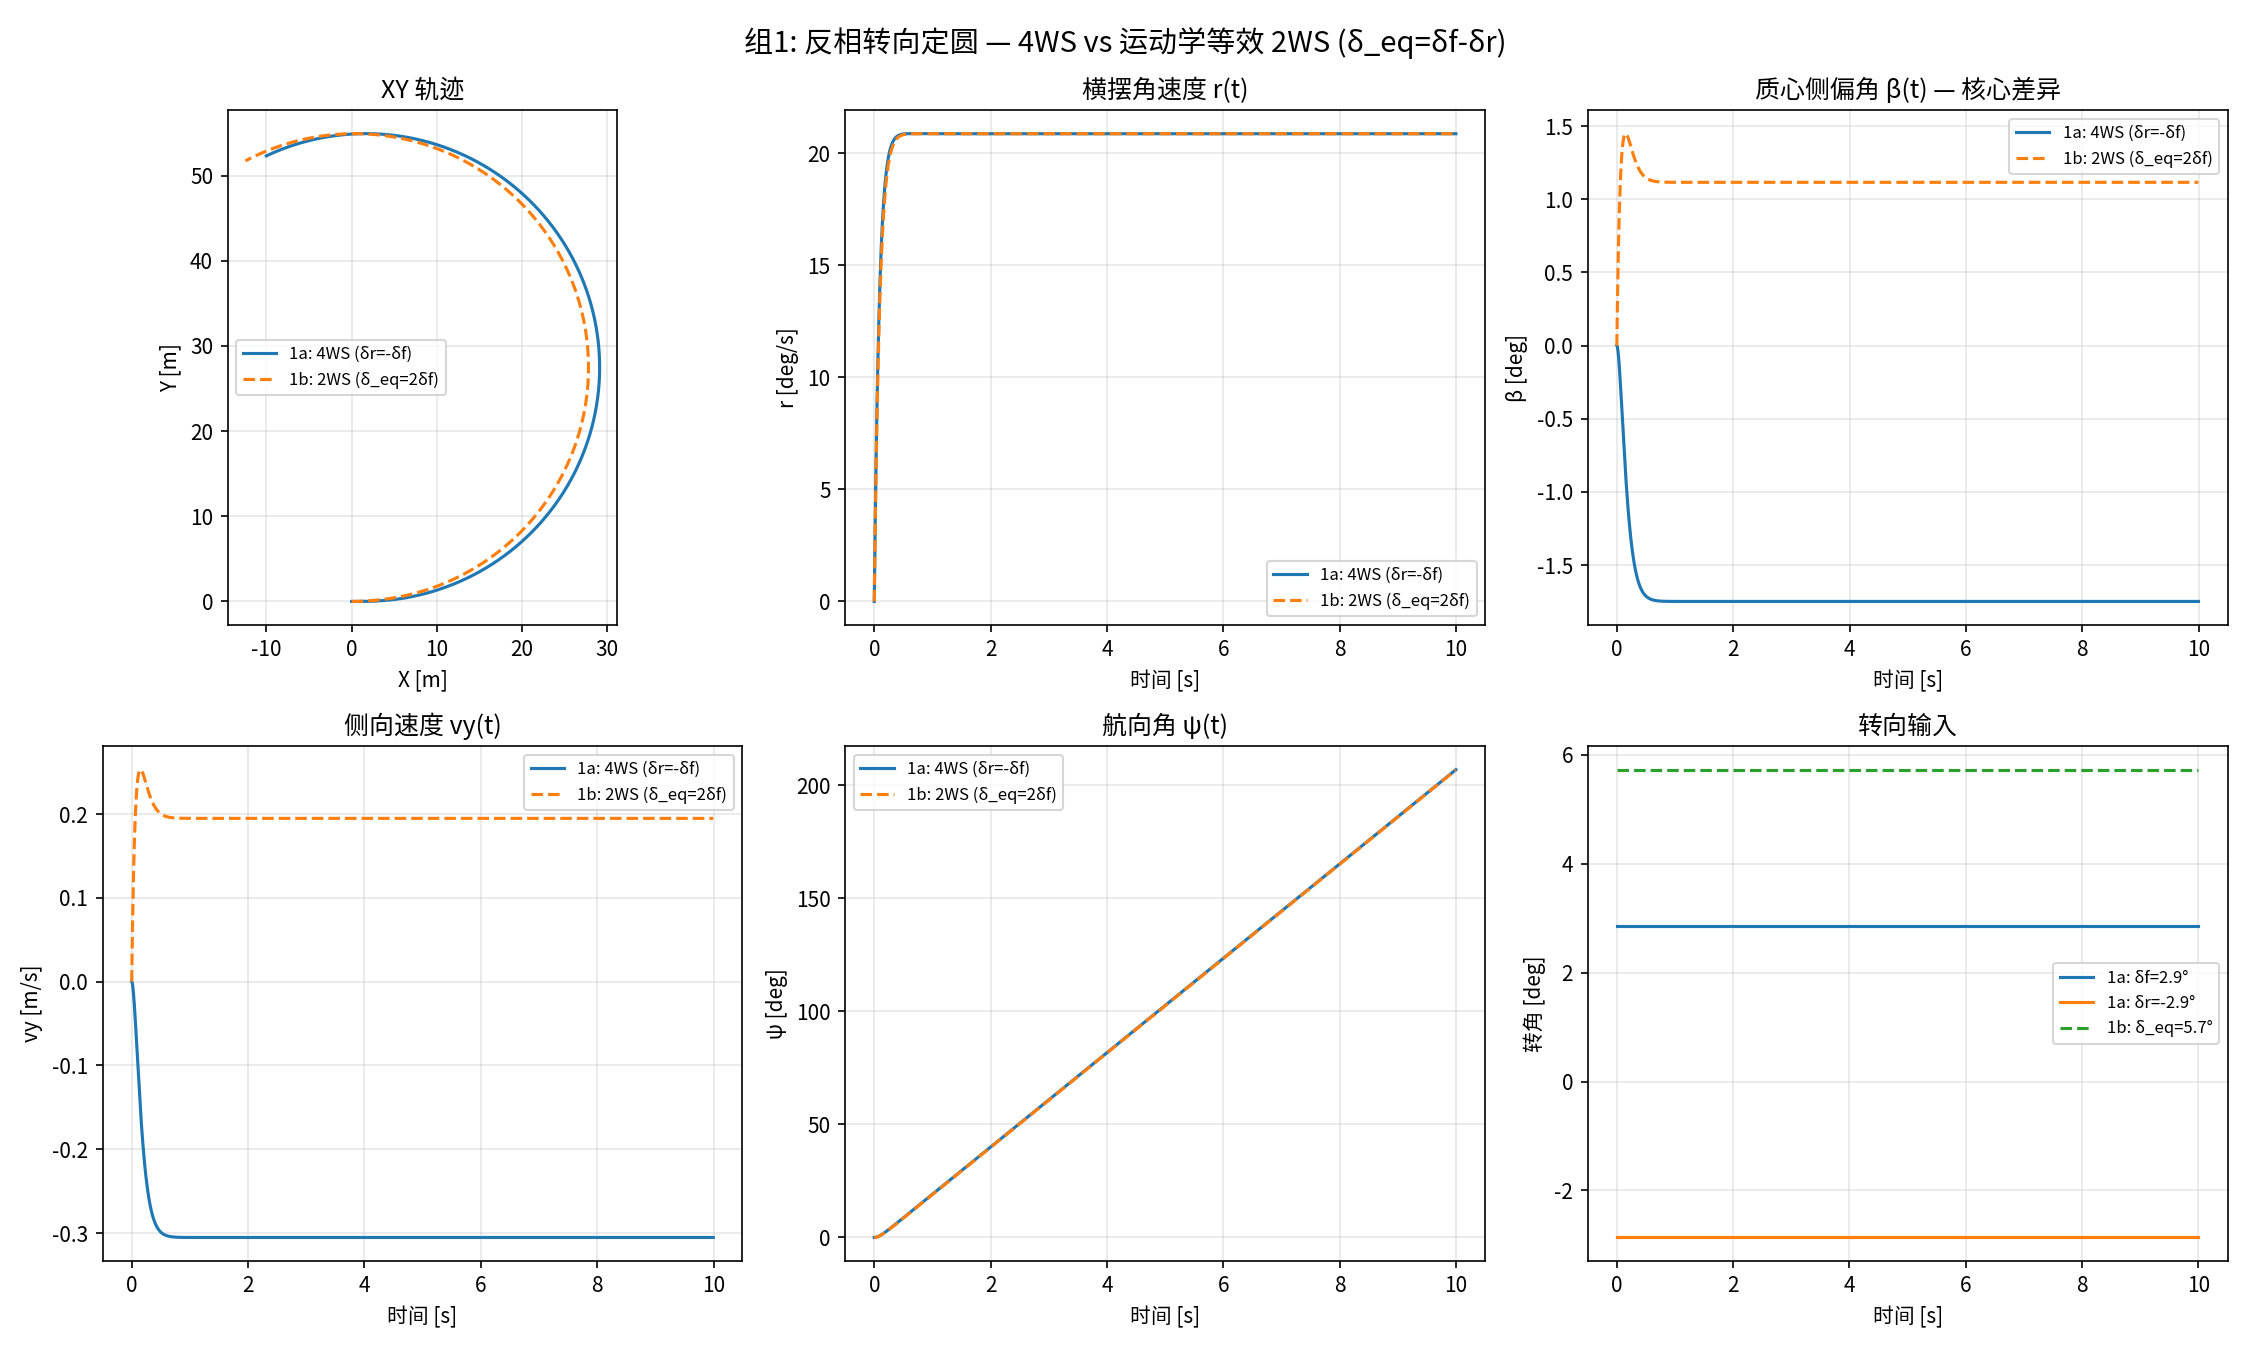

Write the Python code that produced this figure.
"""
组1对比：反相转向（counter-steering）匀速定圆 — 运动学等效

1a: 4WS 后轮转向 δr = -δf
1b: 运动学等效前轮转角 δ_eq = δf - δr = 2δf, δr = 0
"""

import numpy as np
import matplotlib.pyplot as plt
from bicycle_model import (
    VehicleParams, simulate, kinematic_equivalent, const_steer,
)

plt.rcParams["font.family"] = ["Noto Sans CJK JP", "sans-serif"]
plt.rcParams["axes.unicode_minus"] = False

params = VehicleParams()
vx = 10.0
delta_f = 0.05
delta_r = -delta_f
delta_eq = kinematic_equivalent(delta_f, delta_r)
t_span = (0.0, 10.0)

# 1a: 4WS counter-steering
t_a, vy_a, r_a, psi_a, X_a, Y_a, beta_a = simulate(
    vx, const_steer(delta_f), const_steer(delta_r), params, t_span
)

# 1b: 2WS equivalent
t_b, vy_b, r_b, psi_b, X_b, Y_b, beta_b = simulate(
    vx, const_steer(delta_eq), const_steer(0.0), params, t_span
)

# Print steady-state comparison
print("=== 稳态比较 (取最后 1s 平均) ===")
n_tail = int(1.0 / 0.005)
for label, arr_a, arr_b, unit in [
    ("r", r_a, r_b, "rad/s"),
    ("β", beta_a, beta_b, "rad"),
    ("vy", vy_a, vy_b, "m/s"),
]:
    ss_a = np.mean(arr_a[-n_tail:])
    ss_b = np.mean(arr_b[-n_tail:])
    print(f"  {label:3s}: 4WS={ss_a:+.6f} {unit},  2WS={ss_b:+.6f} {unit},  Δ={ss_a-ss_b:+.6f}")

print(f"\n  理论 β 差异 ≈ δr = {delta_r:.4f} rad")
print(f"  实际 β 差异   = {np.mean(beta_a[-n_tail:]) - np.mean(beta_b[-n_tail:]):.6f} rad")

# Plot
fig, axes = plt.subplots(2, 3, figsize=(15, 9))
fig.suptitle("组1: 反相转向定圆 — 4WS vs 运动学等效 2WS (δ_eq=δf-δr)", fontsize=14)

label_4ws = "1a: 4WS (δr=-δf)"
label_2ws = "1b: 2WS (δ_eq=2δf)"

ax = axes[0, 0]
ax.plot(X_a, Y_a, label=label_4ws)
ax.plot(X_b, Y_b, "--", label=label_2ws)
ax.set_xlabel("X [m]")
ax.set_ylabel("Y [m]")
ax.set_title("XY 轨迹")
ax.set_aspect("equal")
ax.legend(fontsize=8)
ax.grid(True, alpha=0.3)

ax = axes[0, 1]
ax.plot(t_a, np.degrees(r_a), label=label_4ws)
ax.plot(t_b, np.degrees(r_b), "--", label=label_2ws)
ax.set_xlabel("时间 [s]")
ax.set_ylabel("r [deg/s]")
ax.set_title("横摆角速度 r(t)")
ax.legend(fontsize=8)
ax.grid(True, alpha=0.3)

ax = axes[0, 2]
ax.plot(t_a, np.degrees(beta_a), label=label_4ws)
ax.plot(t_b, np.degrees(beta_b), "--", label=label_2ws)
ax.set_xlabel("时间 [s]")
ax.set_ylabel("β [deg]")
ax.set_title("质心侧偏角 β(t) — 核心差异")
ax.legend(fontsize=8)
ax.grid(True, alpha=0.3)

ax = axes[1, 0]
ax.plot(t_a, vy_a, label=label_4ws)
ax.plot(t_b, vy_b, "--", label=label_2ws)
ax.set_xlabel("时间 [s]")
ax.set_ylabel("vy [m/s]")
ax.set_title("侧向速度 vy(t)")
ax.legend(fontsize=8)
ax.grid(True, alpha=0.3)

ax = axes[1, 1]
ax.plot(t_a, np.degrees(psi_a), label=label_4ws)
ax.plot(t_b, np.degrees(psi_b), "--", label=label_2ws)
ax.set_xlabel("时间 [s]")
ax.set_ylabel("ψ [deg]")
ax.set_title("航向角 ψ(t)")
ax.legend(fontsize=8)
ax.grid(True, alpha=0.3)

ax = axes[1, 2]
t_input = [t_span[0], t_span[1]]
ax.step(t_input, [np.degrees(delta_f)] * 2, label=f"1a: δf={np.degrees(delta_f):.1f}°")
ax.step(t_input, [np.degrees(delta_r)] * 2, label=f"1a: δr={np.degrees(delta_r):.1f}°")
ax.step(t_input, [np.degrees(delta_eq)] * 2, "--", label=f"1b: δ_eq={np.degrees(delta_eq):.1f}°")
ax.set_xlabel("时间 [s]")
ax.set_ylabel("转角 [deg]")
ax.set_title("转向输入")
ax.legend(fontsize=8)
ax.grid(True, alpha=0.3)

plt.tight_layout()
plt.savefig("compare_circular_kinematic.png", dpi=150)
plt.show()
